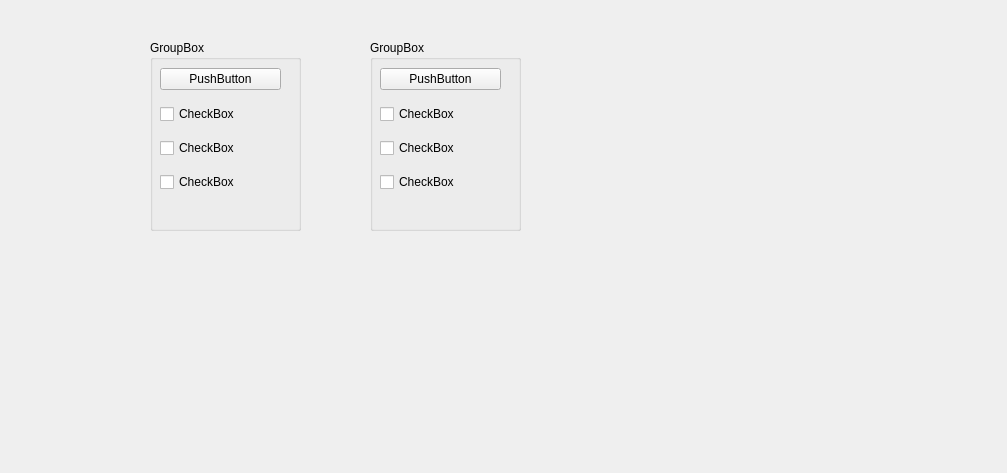
<?xml version="1.0" encoding="UTF-8"?>
<ui version="4.0">
 <class>Form</class>
 <widget class="QWidget" name="Form">
  <property name="geometry">
   <rect>
    <x>0</x>
    <y>0</y>
    <width>1007</width>
    <height>473</height>
   </rect>
  </property>
  <property name="windowTitle">
   <string>Form</string>
  </property>
  <widget class="QGroupBox" name="groupBox">
   <property name="geometry">
    <rect>
     <x>150</x>
     <y>40</y>
     <width>151</width>
     <height>191</height>
    </rect>
   </property>
   <property name="title">
    <string>GroupBox</string>
   </property>
   <widget class="QWidget" name="">
    <property name="geometry">
     <rect>
      <x>10</x>
      <y>20</y>
      <width>121</width>
      <height>141</height>
     </rect>
    </property>
    <layout class="QVBoxLayout" name="verticalLayout">
     <item>
      <widget class="QPushButton" name="pushButton">
       <property name="text">
        <string>PushButton</string>
       </property>
      </widget>
     </item>
     <item>
      <widget class="QCheckBox" name="checkBox">
       <property name="text">
        <string>CheckBox</string>
       </property>
      </widget>
     </item>
     <item>
      <widget class="QCheckBox" name="checkBox_2">
       <property name="text">
        <string>CheckBox</string>
       </property>
      </widget>
     </item>
     <item>
      <widget class="QCheckBox" name="checkBox_3">
       <property name="text">
        <string>CheckBox</string>
       </property>
      </widget>
     </item>
    </layout>
   </widget>
  </widget>
  <widget class="QGroupBox" name="groupBox_2">
   <property name="geometry">
    <rect>
     <x>370</x>
     <y>40</y>
     <width>151</width>
     <height>191</height>
    </rect>
   </property>
   <property name="title">
    <string>GroupBox</string>
   </property>
   <widget class="QWidget" name="layoutWidget">
    <property name="geometry">
     <rect>
      <x>10</x>
      <y>20</y>
      <width>121</width>
      <height>141</height>
     </rect>
    </property>
    <layout class="QVBoxLayout" name="verticalLayout_2">
     <item>
      <widget class="QPushButton" name="pushButton_2">
       <property name="text">
        <string>PushButton</string>
       </property>
      </widget>
     </item>
     <item>
      <widget class="QCheckBox" name="checkBox_4">
       <property name="text">
        <string>CheckBox</string>
       </property>
      </widget>
     </item>
     <item>
      <widget class="QCheckBox" name="checkBox_5">
       <property name="text">
        <string>CheckBox</string>
       </property>
      </widget>
     </item>
     <item>
      <widget class="QCheckBox" name="checkBox_6">
       <property name="text">
        <string>CheckBox</string>
       </property>
      </widget>
     </item>
    </layout>
   </widget>
  </widget>
 </widget>
 <resources/>
 <connections/>
</ui>
